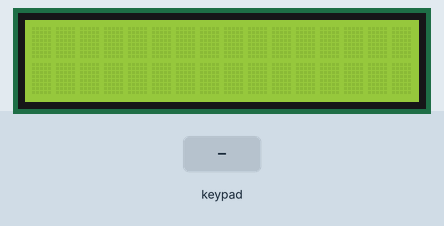
Bench run of a sketch on a simulated Arduino Mega 2560, built with avr-gcc and run on an emulated ATmega2560. On the bench: 16×2 character LCD. The test bench sets the inputs (shaded band).

Above: at 1.2 s.
1.3 s: keypad keys 2 2 2 3 2 4 2 5 * pressed 0.4 s apart
At 5.3 s:
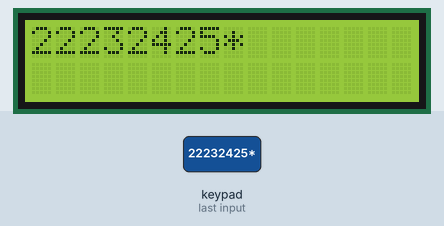
6.4 s: key '7' pressed
At 7.6 s:
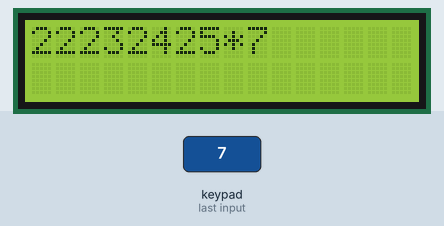
7.9 s: key '8' pressed
At 9.0 s:
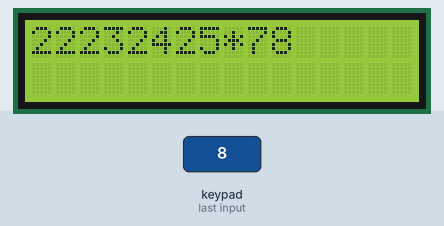
9.4 s: keypad keys 2 2 2 3 2 4 2 5 pressed 0.4 s apart
At 11.4 s:
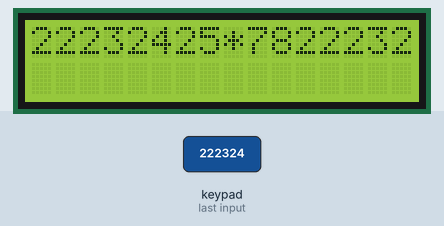
14.1 s: key 'C' pressed
At 15.0 s:
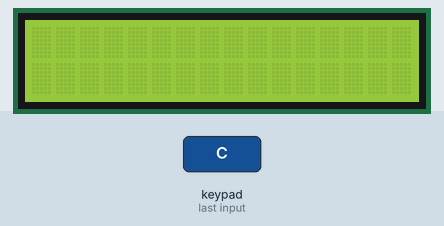
15.6 s: keypad keys 7 + 5 = pressed 0.4 s apart
At 18.0 s:
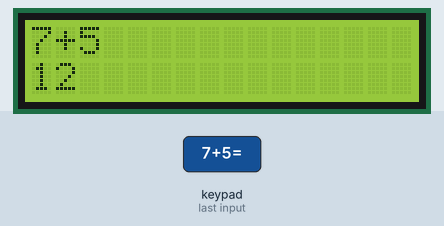
Timing chart, 0 to 19.5 s (numbered marks = the images above; inputs shaded):
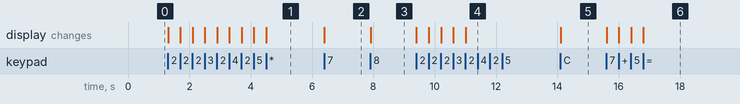

Measured:
- after the input at 1.3 s, the display: first changes at once (image 1 shows a later state)
- after the input at 6.4 s, the display: changes at once (image 2)
- after the input at 7.9 s, the display: changes at once (image 3)
- after the input at 9.4 s, the display: first changes at once (image 4 shows a later state)
- after the input at 14.1 s, the display: changes at once (image 5)
- after the input at 15.6 s, the display: first changes at once (image 6 shows a later state)

The sketch:

code.ino
```cpp
#include <LiquidCrystal.h>
#include <Keypad.h>

//defingin pins
#define RS_PIN 50
#define EN_PIN 51
#define D4_PIN 8
#define D5_PIN 9
#define D6_PIN 10
#define D7_PIN 11

//global variables
String op1 = "";
String op2 = "";
String operation = "";

//lcd object initializing
LiquidCrystal lcd(RS_PIN, EN_PIN, D4_PIN, D5_PIN, D6_PIN, D7_PIN);

//keypad object initializing
const byte ROWS = 4;
const byte COLS = 4;
char keys[ROWS][COLS] = {
  {'7','8','9','/'},
  {'4','5','6','*'},
  {'1','2','3','-'},
  {'C','0','=','+'}
};
byte rowPins[ROWS] = {22, 23, 24, 25};
byte colPins[COLS] = {26, 27, 28, 29};
Keypad keypad = Keypad(makeKeymap(keys), rowPins, colPins, ROWS, COLS);


void setup() {
  // put your setup code here, to run once:
  lcd.begin(16, 2);
  lcd.clear();
  keypad.addEventListener(keypadEvent);
}

void loop() {
  // put your main code here, to run repeatedly:
  char key = keypad.getKey();
}


void keypadEvent(KeypadEvent key) {
  if(keypad.getState() == PRESSED){
    if((op1 == "") & (op2 == "") & (operation == ""))
      lcd.clear();

    if(key == 'C'){
      op1 = "";
      op2 = "";
      operation = "";
      lcd.clear();
    }else if((key >= '0') & (key <= '9')){
      // 0 < key < 9
      lcd.write(key);
      if(operation == "")
        op1 += key;
      else
        op2 += key;
    }else if((key != '=') & (operation == "") & (op1 != "")){
      // it means that key is one of +-/* operations in its correct place
      lcd.write(key);
      operation += key;
    }else if((key == '=') & (operation != "") & (op2 != "")){
      lcd.setCursor(0, 1);

      if(operation == "+")
        lcd.print(op1.toInt() + op2.toInt());
      else if(operation == "-")
        lcd.print(op1.toInt() - op2.toInt());
      else if(operation == "*")
        lcd.print(op1.toInt() * op2.toInt());
      else if(operation == "/")
        lcd.print(op1.toInt() / op2.toInt());

      op1 = "";
      op2 = "";
      operation = "";
    }
  }
}
```
